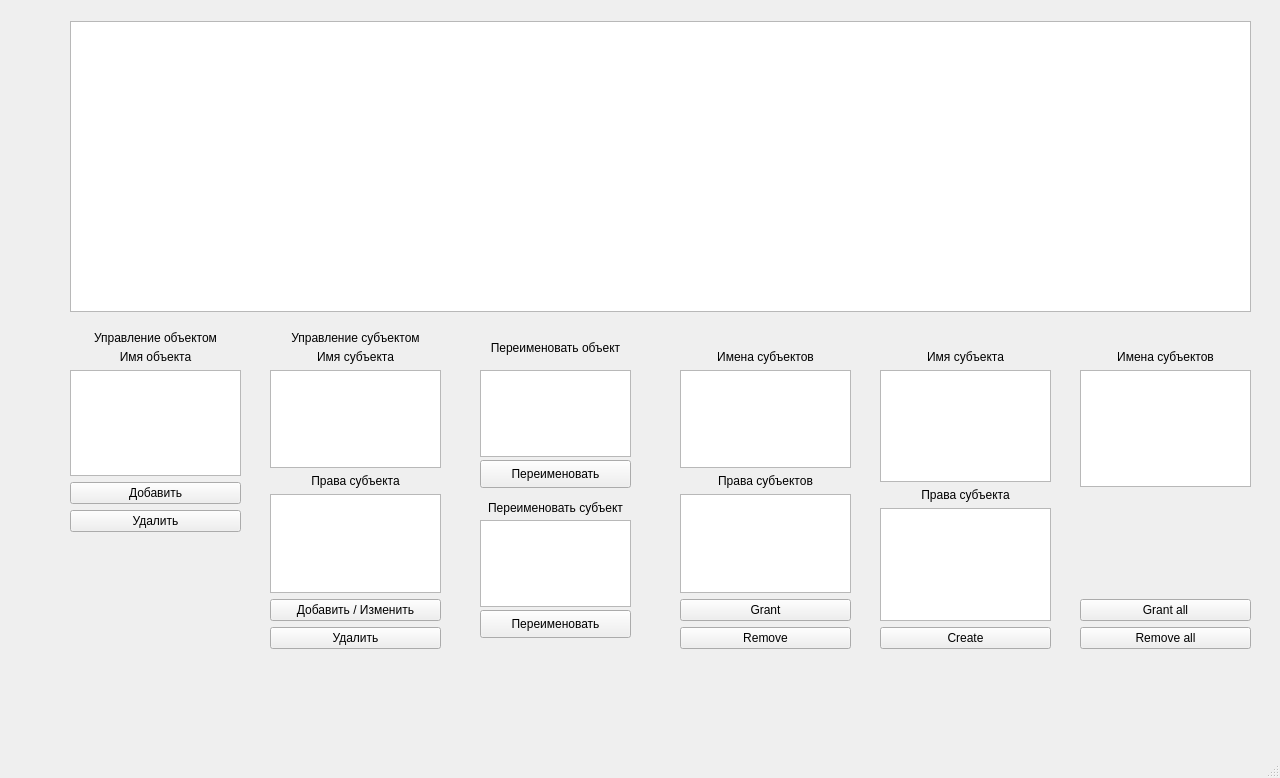
<?xml version="1.0" encoding="UTF-8"?>
<ui version="4.0">
 <class>MainWindow</class>
 <widget class="QMainWindow" name="MainWindow">
  <property name="geometry">
   <rect>
    <x>0</x>
    <y>0</y>
    <width>1280</width>
    <height>778</height>
   </rect>
  </property>
  <property name="windowTitle">
   <string>MainWindow</string>
  </property>
  <widget class="QWidget" name="centralwidget">
   <widget class="QTableWidget" name="tableWidget">
    <property name="geometry">
     <rect>
      <x>70</x>
      <y>21</y>
      <width>1181</width>
      <height>291</height>
     </rect>
    </property>
   </widget>
   <widget class="QWidget" name="verticalLayoutWidget">
    <property name="geometry">
     <rect>
      <x>70</x>
      <y>350</y>
      <width>171</width>
      <height>182</height>
     </rect>
    </property>
    <layout class="QVBoxLayout" name="verticalLayout">
     <item>
      <widget class="QLabel" name="label_3">
       <property name="text">
        <string>Имя объекта</string>
       </property>
       <property name="alignment">
        <set>Qt::AlignCenter</set>
       </property>
      </widget>
     </item>
     <item>
      <widget class="QTextEdit" name="objectInput"/>
     </item>
     <item>
      <widget class="QPushButton" name="addObject">
       <property name="text">
        <string>Добавить</string>
       </property>
      </widget>
     </item>
     <item>
      <widget class="QPushButton" name="deleteObject">
       <property name="text">
        <string>Удалить</string>
       </property>
      </widget>
     </item>
    </layout>
   </widget>
   <widget class="QWidget" name="verticalLayoutWidget_2">
    <property name="geometry">
     <rect>
      <x>270</x>
      <y>350</y>
      <width>171</width>
      <height>299</height>
     </rect>
    </property>
    <layout class="QVBoxLayout" name="verticalLayout_2">
     <item>
      <widget class="QLabel" name="label_4">
       <property name="text">
        <string>Имя субъекта</string>
       </property>
       <property name="alignment">
        <set>Qt::AlignCenter</set>
       </property>
      </widget>
     </item>
     <item>
      <widget class="QTextEdit" name="subjectName"/>
     </item>
     <item>
      <widget class="QLabel" name="label_5">
       <property name="text">
        <string>Права субъекта</string>
       </property>
       <property name="alignment">
        <set>Qt::AlignCenter</set>
       </property>
      </widget>
     </item>
     <item>
      <widget class="QTextEdit" name="subjectRights"/>
     </item>
     <item>
      <widget class="QPushButton" name="addSubject">
       <property name="text">
        <string>Добавить / Изменить</string>
       </property>
      </widget>
     </item>
     <item>
      <widget class="QPushButton" name="deleteSubject">
       <property name="text">
        <string>Удалить</string>
       </property>
      </widget>
     </item>
    </layout>
   </widget>
   <widget class="QLabel" name="label">
    <property name="geometry">
     <rect>
      <x>70</x>
      <y>330</y>
      <width>171</width>
      <height>16</height>
     </rect>
    </property>
    <property name="text">
     <string>Управление объектом</string>
    </property>
    <property name="alignment">
     <set>Qt::AlignCenter</set>
    </property>
   </widget>
   <widget class="QLabel" name="label_2">
    <property name="geometry">
     <rect>
      <x>270</x>
      <y>330</y>
      <width>171</width>
      <height>16</height>
     </rect>
    </property>
    <property name="text">
     <string>Управление субъектом</string>
    </property>
    <property name="alignment">
     <set>Qt::AlignCenter</set>
    </property>
   </widget>
   <widget class="QTextEdit" name="renameObject">
    <property name="geometry">
     <rect>
      <x>480</x>
      <y>370</y>
      <width>151</width>
      <height>87</height>
     </rect>
    </property>
   </widget>
   <widget class="QLabel" name="label_7">
    <property name="geometry">
     <rect>
      <x>480</x>
      <y>340</y>
      <width>151</width>
      <height>16</height>
     </rect>
    </property>
    <property name="text">
     <string>Переименовать объект</string>
    </property>
    <property name="alignment">
     <set>Qt::AlignCenter</set>
    </property>
   </widget>
   <widget class="QPushButton" name="renameObjectbutton">
    <property name="geometry">
     <rect>
      <x>480</x>
      <y>460</y>
      <width>151</width>
      <height>28</height>
     </rect>
    </property>
    <property name="text">
     <string>Переименовать</string>
    </property>
   </widget>
   <widget class="QPushButton" name="renameSubjectbutton">
    <property name="geometry">
     <rect>
      <x>480</x>
      <y>610</y>
      <width>151</width>
      <height>28</height>
     </rect>
    </property>
    <property name="text">
     <string>Переименовать</string>
    </property>
   </widget>
   <widget class="QTextEdit" name="renameSubject">
    <property name="geometry">
     <rect>
      <x>480</x>
      <y>520</y>
      <width>151</width>
      <height>87</height>
     </rect>
    </property>
   </widget>
   <widget class="QLabel" name="label_8">
    <property name="geometry">
     <rect>
      <x>480</x>
      <y>500</y>
      <width>151</width>
      <height>16</height>
     </rect>
    </property>
    <property name="text">
     <string>Переименовать субъект</string>
    </property>
    <property name="alignment">
     <set>Qt::AlignCenter</set>
    </property>
   </widget>
   <widget class="QWidget" name="verticalLayoutWidget_3">
    <property name="geometry">
     <rect>
      <x>680</x>
      <y>350</y>
      <width>171</width>
      <height>299</height>
     </rect>
    </property>
    <layout class="QVBoxLayout" name="verticalLayout_3">
     <item>
      <widget class="QLabel" name="label_6">
       <property name="text">
        <string>Имена субъектов</string>
       </property>
       <property name="alignment">
        <set>Qt::AlignCenter</set>
       </property>
      </widget>
     </item>
     <item>
      <widget class="QTextEdit" name="_3subjectName"/>
     </item>
     <item>
      <widget class="QLabel" name="label_9">
       <property name="text">
        <string>Права субъектов</string>
       </property>
       <property name="alignment">
        <set>Qt::AlignCenter</set>
       </property>
      </widget>
     </item>
     <item>
      <widget class="QTextEdit" name="_3subjectRights"/>
     </item>
     <item>
      <widget class="QPushButton" name="grantBut">
       <property name="text">
        <string>Grant</string>
       </property>
      </widget>
     </item>
     <item>
      <widget class="QPushButton" name="removeBut">
       <property name="text">
        <string>Remove</string>
       </property>
      </widget>
     </item>
    </layout>
   </widget>
   <widget class="QWidget" name="verticalLayoutWidget_4">
    <property name="geometry">
     <rect>
      <x>880</x>
      <y>350</y>
      <width>171</width>
      <height>299</height>
     </rect>
    </property>
    <layout class="QVBoxLayout" name="verticalLayout_4">
     <item>
      <widget class="QLabel" name="label_11">
       <property name="text">
        <string>Имя субъекта</string>
       </property>
       <property name="alignment">
        <set>Qt::AlignCenter</set>
       </property>
      </widget>
     </item>
     <item>
      <widget class="QTextEdit" name="_3_2subjectName"/>
     </item>
     <item>
      <widget class="QLabel" name="label_12">
       <property name="text">
        <string>Права субъекта</string>
       </property>
       <property name="alignment">
        <set>Qt::AlignCenter</set>
       </property>
      </widget>
     </item>
     <item>
      <widget class="QTextEdit" name="_3_2subjectRights"/>
     </item>
     <item>
      <widget class="QPushButton" name="createBut">
       <property name="text">
        <string>Create</string>
       </property>
      </widget>
     </item>
    </layout>
   </widget>
   <widget class="QWidget" name="verticalLayoutWidget_5">
    <property name="geometry">
     <rect>
      <x>1080</x>
      <y>350</y>
      <width>171</width>
      <height>299</height>
     </rect>
    </property>
    <layout class="QVBoxLayout" name="verticalLayout_5">
     <item>
      <widget class="QLabel" name="label_10">
       <property name="text">
        <string>Имена субъектов</string>
       </property>
       <property name="alignment">
        <set>Qt::AlignCenter</set>
       </property>
      </widget>
     </item>
     <item>
      <widget class="QTextEdit" name="_3_3subjectRights"/>
     </item>
     <item>
      <spacer name="verticalSpacer">
       <property name="orientation">
        <enum>Qt::Vertical</enum>
       </property>
       <property name="sizeHint" stdset="0">
        <size>
         <width>20</width>
         <height>180</height>
        </size>
       </property>
      </spacer>
     </item>
     <item>
      <widget class="QPushButton" name="grantAll">
       <property name="text">
        <string>Grant all</string>
       </property>
      </widget>
     </item>
     <item>
      <widget class="QPushButton" name="removeAll">
       <property name="text">
        <string>Remove all</string>
       </property>
      </widget>
     </item>
    </layout>
   </widget>
  </widget>
  <widget class="QMenuBar" name="menubar">
   <property name="geometry">
    <rect>
     <x>0</x>
     <y>0</y>
     <width>1280</width>
     <height>26</height>
    </rect>
   </property>
  </widget>
  <widget class="QStatusBar" name="statusbar"/>
 </widget>
 <resources/>
 <connections/>
</ui>
